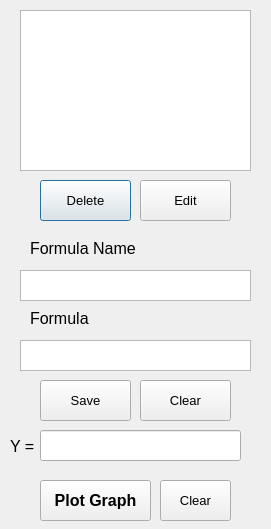
<?xml version="1.0" encoding="UTF-8"?>
<ui version="4.0">
 <class>Dialog</class>
 <widget class="QDialog" name="Dialog">
  <property name="windowModality">
   <enum>Qt::NonModal</enum>
  </property>
  <property name="enabled">
   <bool>true</bool>
  </property>
  <property name="geometry">
   <rect>
    <x>0</x>
    <y>0</y>
    <width>271</width>
    <height>529</height>
   </rect>
  </property>
  <property name="minimumSize">
   <size>
    <width>271</width>
    <height>529</height>
   </size>
  </property>
  <property name="maximumSize">
   <size>
    <width>271</width>
    <height>529</height>
   </size>
  </property>
  <property name="windowTitle">
   <string>Graph Formulas</string>
  </property>
  <property name="styleSheet">
   <string notr="true">QDialog
{
background-image: url(:/back/Background.jpg);
}</string>
  </property>
  <widget class="QTextEdit" name="textEdit_FormulaName">
   <property name="geometry">
    <rect>
     <x>20</x>
     <y>270</y>
     <width>231</width>
     <height>31</height>
    </rect>
   </property>
  </widget>
  <widget class="QPushButton" name="pushButton_delete">
   <property name="geometry">
    <rect>
     <x>40</x>
     <y>180</y>
     <width>91</width>
     <height>41</height>
    </rect>
   </property>
   <property name="font">
    <font>
     <family>Arial</family>
     <pointsize>10</pointsize>
    </font>
   </property>
   <property name="styleSheet">
    <string notr="true"/>
   </property>
   <property name="text">
    <string>Delete</string>
   </property>
  </widget>
  <widget class="QPushButton" name="pushButton_Edit">
   <property name="geometry">
    <rect>
     <x>140</x>
     <y>180</y>
     <width>91</width>
     <height>41</height>
    </rect>
   </property>
   <property name="font">
    <font>
     <family>Arial</family>
     <pointsize>10</pointsize>
    </font>
   </property>
   <property name="styleSheet">
    <string notr="true"/>
   </property>
   <property name="text">
    <string>Edit</string>
   </property>
  </widget>
  <widget class="QPushButton" name="pushButton_Save">
   <property name="geometry">
    <rect>
     <x>40</x>
     <y>380</y>
     <width>91</width>
     <height>41</height>
    </rect>
   </property>
   <property name="font">
    <font>
     <family>Arial</family>
     <pointsize>10</pointsize>
    </font>
   </property>
   <property name="styleSheet">
    <string notr="true"/>
   </property>
   <property name="text">
    <string>Save</string>
   </property>
  </widget>
  <widget class="QPushButton" name="pushButton_Clear">
   <property name="geometry">
    <rect>
     <x>140</x>
     <y>380</y>
     <width>91</width>
     <height>41</height>
    </rect>
   </property>
   <property name="font">
    <font>
     <family>Arial</family>
     <pointsize>10</pointsize>
    </font>
   </property>
   <property name="styleSheet">
    <string notr="true"/>
   </property>
   <property name="text">
    <string>Clear</string>
   </property>
  </widget>
  <widget class="QPushButton" name="pushButton_Plot">
   <property name="geometry">
    <rect>
     <x>40</x>
     <y>480</y>
     <width>111</width>
     <height>41</height>
    </rect>
   </property>
   <property name="font">
    <font>
     <family>Arial</family>
     <pointsize>12</pointsize>
     <weight>75</weight>
     <bold>true</bold>
    </font>
   </property>
   <property name="styleSheet">
    <string notr="true"/>
   </property>
   <property name="text">
    <string>Plot Graph</string>
   </property>
  </widget>
  <widget class="QPushButton" name="pushButton_Clear2">
   <property name="geometry">
    <rect>
     <x>160</x>
     <y>480</y>
     <width>71</width>
     <height>41</height>
    </rect>
   </property>
   <property name="font">
    <font>
     <family>Arial</family>
     <pointsize>10</pointsize>
    </font>
   </property>
   <property name="styleSheet">
    <string notr="true"/>
   </property>
   <property name="text">
    <string>Clear</string>
   </property>
  </widget>
  <widget class="QListWidget" name="listWidget">
   <property name="geometry">
    <rect>
     <x>20</x>
     <y>10</y>
     <width>231</width>
     <height>161</height>
    </rect>
   </property>
  </widget>
  <widget class="QTextEdit" name="textEdit_Formula">
   <property name="geometry">
    <rect>
     <x>20</x>
     <y>340</y>
     <width>231</width>
     <height>31</height>
    </rect>
   </property>
  </widget>
  <widget class="QLabel" name="label">
   <property name="geometry">
    <rect>
     <x>30</x>
     <y>240</y>
     <width>111</width>
     <height>16</height>
    </rect>
   </property>
   <property name="font">
    <font>
     <pointsize>12</pointsize>
    </font>
   </property>
   <property name="text">
    <string>Formula Name</string>
   </property>
  </widget>
  <widget class="QLabel" name="label_2">
   <property name="geometry">
    <rect>
     <x>30</x>
     <y>310</y>
     <width>111</width>
     <height>16</height>
    </rect>
   </property>
   <property name="font">
    <font>
     <pointsize>12</pointsize>
    </font>
   </property>
   <property name="text">
    <string>Formula</string>
   </property>
  </widget>
  <widget class="QLabel" name="label_3">
   <property name="geometry">
    <rect>
     <x>10</x>
     <y>438</y>
     <width>31</width>
     <height>16</height>
    </rect>
   </property>
   <property name="font">
    <font>
     <pointsize>12</pointsize>
    </font>
   </property>
   <property name="text">
    <string>Y =</string>
   </property>
  </widget>
  <widget class="QLineEdit" name="lineEdit_plot">
   <property name="geometry">
    <rect>
     <x>40</x>
     <y>430</y>
     <width>201</width>
     <height>31</height>
    </rect>
   </property>
  </widget>
  <zorder>textEdit_FormulaName</zorder>
  <zorder>pushButton_delete</zorder>
  <zorder>pushButton_Edit</zorder>
  <zorder>pushButton_Save</zorder>
  <zorder>pushButton_Plot</zorder>
  <zorder>pushButton_Clear2</zorder>
  <zorder>listWidget</zorder>
  <zorder>textEdit_Formula</zorder>
  <zorder>label</zorder>
  <zorder>label_2</zorder>
  <zorder>pushButton_Clear</zorder>
  <zorder>label_3</zorder>
  <zorder>lineEdit_plot</zorder>
 </widget>
 <resources/>
 <connections/>
</ui>
